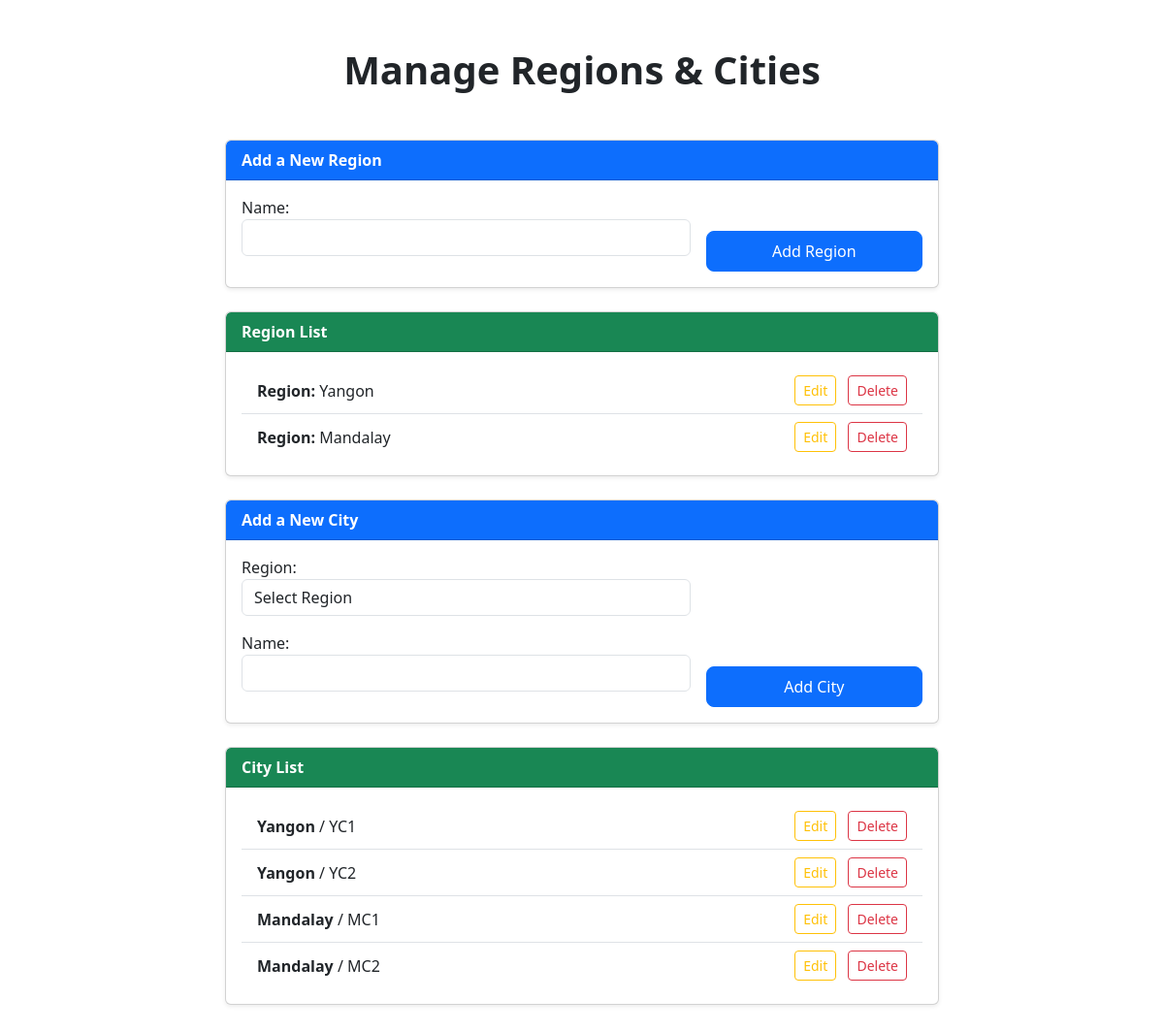
/location/, run on the app's committed database.
### myapp/models.py (models this page shows, shortened)
class Region(models.Model):
    name = models.CharField(max_length=50, unique=True)
    def __str__(self):
        return f'{self.name} Region'

class City(models.Model):
    region = models.ForeignKey(Region, on_delete=models.CASCADE, related_name='cities')
    name = models.CharField(max_length=50)
    class Meta:
        verbose_name_plural = 'Cities'
        unique_together = ('region', 'name')

### myapp/views.py (the view, shortened to what this page needs)
# urls.py: path('location/',views.LocationView.as_view(),name='location'),
class LocationView(View):
    def get(self, request):
        regionForm = RegionForm()
        cityForm = CityForm()
        regions = Region.objects.all()
        cities = City.objects.all()
        context = {'regions': regions, 'cities': cities, 'regionForm':regionForm,'cityForm':cityForm}
        return render(request, 'location.html', context)

### myapp/form.py
class RegionForm(forms.ModelForm):
    class Meta:
        model = Region
        fields = ('name',)
        widgets = {
            'name': forms.TextInput(attrs={'class': 'form-control'}),
        }

class CityForm(forms.ModelForm):
    class Meta:
        model = City
        fields = ('region', 'name')
        widgets = {
            'region': forms.Select(attrs={'class': 'form-control'}),
            'name': forms.TextInput(attrs={'class': 'form-control'}),
        }
    def __init__(self, *args, **kwargs):
        super().__init__(*args, **kwargs)
        self.fields['region'].empty_label = "Select Region"

### templates/location.html (shortened to what this page needs)
{% extends 'base.html' %}
{% load static %}
{% block content %}
<div class="container my-5">
    <div class="row justify-content-center">
        <div class="col-12 col-md-10 col-lg-8">
            <h1 class="text-center mb-5 fw-bold">Manage Regions & Cities</h1>
            <div class="card mb-4 shadow-sm rounded">
                <div class="card-header bg-primary text-white fw-semibold">
                    Add a New Region
                </div>
                <div class="card-body">
                    <form method="post" class="row g-3">
                        <div class="col-12 col-md-8">
                            {{ regionForm.as_p }}
                        </div>
                        <div class="col-12 col-md-4 d-flex align-items-end">
                            <button type="submit" name="add_region" class="btn btn-primary w-100">Add Region</button>
                        </div>
                    </form>
                </div>
            </div>
            <div class="card mb-4 shadow-sm rounded">
                <div class="card-header bg-success text-white fw-semibold">
                    Region List
                </div>
                <div class="card-body">
                    {% if regions %}
                        <ul class="list-group list-group-flush">
                            {% for region in regions %}
                                <li class="list-group-item d-flex justify-content-between align-items-center">
                                    <span><strong>Region:</strong> {{ region.name }}</span>
                                    <span>
                                        <button class="btn btn-outline-warning btn-sm me-2">Edit</button>
                                        <a href="" class="btn btn-outline-danger btn-sm">Delete</a>
                                    </span>
                                </li>
                            {% endfor %}
                        </ul>
                    {% else %}
                        <p class="text-muted mb-0">There is no Region here.</p>
                    {% endif %}
                </div>
            </div>
            <div class="card mb-4 shadow-sm rounded">
                <div class="card-header bg-primary text-white fw-semibold">
                    Add a New City
                </div>
                <div class="card-body">
                    <form method="post" class="row g-3">
                        <div class="col-12 col-md-8">
                            {{ cityForm.as_p }}
                        </div>
                        <div class="col-12 col-md-4 d-flex align-items-end">
                            <button type="submit" name="add_city" class="btn btn-primary w-100">Add City</button>
                        </div>
                    </form>
                </div>
            </div>
            <div class="card shadow-sm rounded">
                <div class="card-header bg-success text-white fw-semibold">
                    City List
                </div>
                <div class="card-body">
                    {% if cities %}
                        <ul class="list-group list-group-flush">
                            {% for city in cities %}
                                <li class="list-group-item d-flex justify-content-between align-items-center">
                                    <span><strong>{{ city.region.name }}</strong> / {{ city.name }}</span>
                                    <span>
                                        <button class="btn btn-outline-warning btn-sm me-2">Edit</button>
                                        <a href="" class="btn btn-outline-danger btn-sm">Delete</a>
                                    </span>
                                </li>
                            {% endfor %}
                        </ul>
                    {% else %}
                        <p class="text-muted mb-0">There is no City here.</p>
                    {% endif %}
                </div>
            </div>
        </div>
    </div>
</div>
{% endblock content %}

### templates/base.html (style rules this page uses)
.btn-primary { padding: 0.5rem; border-radius: 8px; }
.card { border-radius: 12px; overflow: hidden; transition: transform 0.2s; }

### data on the page
Region: name "Yangon"
Region: name "Mandalay"
City: region.name "Yangon", name "YC1"
City: region.name "Yangon", name "YC2"
City: region.name "Mandalay", name "MC1"
City: region.name "Mandalay", name "MC2"
